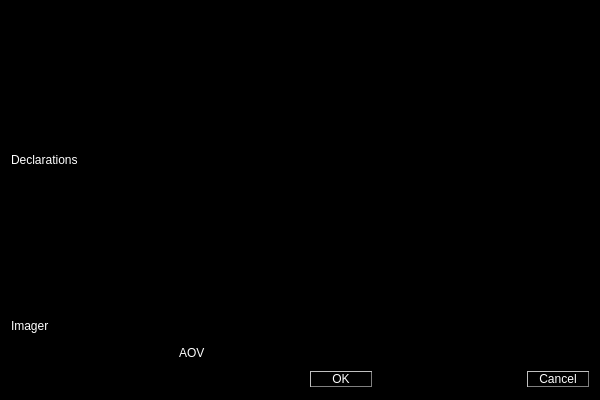
<?xml version="1.0" encoding="UTF-8"?>
<ui version="4.0">
 <class>ribBlockDialog</class>
 <widget class="QDialog" name="ribBlockDialog">
  <property name="geometry">
   <rect>
    <x>0</x>
    <y>0</y>
    <width>600</width>
    <height>400</height>
   </rect>
  </property>
  <property name="windowTitle">
   <string>Edit RIB</string>
  </property>
  <property name="styleSheet">
   <string notr="true">background-color: black;</string>
  </property>
  <layout class="QGridLayout" name="gridLayout">
   <item row="3" column="4">
    <widget class="QPushButton" name="cancelButton">
     <property name="styleSheet">
      <string notr="true">QPushButton {
  color: white;
  background-color: black;
  border-style: outset;
  border-width: 1px;
  border-color: gray;
  min-width: 60px;
 }</string>
     </property>
     <property name="text">
      <string>Cancel</string>
     </property>
    </widget>
   </item>
   <item row="3" column="3">
    <spacer name="horizontalSpacer">
     <property name="orientation">
      <enum>Qt::Horizontal</enum>
     </property>
     <property name="sizeHint" stdset="0">
      <size>
       <width>40</width>
       <height>20</height>
      </size>
     </property>
    </spacer>
   </item>
   <item row="3" column="2">
    <widget class="QPushButton" name="okButton">
     <property name="styleSheet">
      <string notr="true">QPushButton {
  color: white;
  background-color: black;
  border-style: outset;
  border-width: 1px;
  border-color: gray;
  min-width: 60px;
 }</string>
     </property>
     <property name="text">
      <string>OK</string>
     </property>
    </widget>
   </item>
   <item row="3" column="1">
    <spacer name="horizontalSpacer_2">
     <property name="orientation">
      <enum>Qt::Horizontal</enum>
     </property>
     <property name="sizeHint" stdset="0">
      <size>
       <width>40</width>
       <height>20</height>
      </size>
     </property>
    </spacer>
   </item>
   <item row="3" column="0">
    <spacer name="horizontalSpacer_3">
     <property name="orientation">
      <enum>Qt::Horizontal</enum>
     </property>
     <property name="sizeHint" stdset="0">
      <size>
       <width>40</width>
       <height>20</height>
      </size>
     </property>
    </spacer>
   </item>
   <item row="2" column="1" colspan="3">
    <widget class="QCheckBox" name="aovCheckBox">
     <property name="styleSheet">
      <string notr="true">color: white;</string>
     </property>
     <property name="text">
      <string>AOV</string>
     </property>
    </widget>
   </item>
   <item row="1" column="1" colspan="4">
    <widget class="QLineEdit" name="imagerLineEdit">
     <property name="styleSheet">
      <string notr="true">color: white;</string>
     </property>
    </widget>
   </item>
   <item row="0" column="1" colspan="4">
    <widget class="QPlainTextEdit" name="declarationsTextEdit">
     <property name="styleSheet">
      <string notr="true">color: white;</string>
     </property>
    </widget>
   </item>
   <item row="0" column="0">
    <widget class="QLabel" name="label">
     <property name="styleSheet">
      <string notr="true">color: white;</string>
     </property>
     <property name="text">
      <string>Declarations</string>
     </property>
    </widget>
   </item>
   <item row="1" column="0">
    <widget class="QLabel" name="label_2">
     <property name="styleSheet">
      <string notr="true">color: white;</string>
     </property>
     <property name="text">
      <string>Imager</string>
     </property>
    </widget>
   </item>
  </layout>
 </widget>
 <resources/>
 <connections/>
</ui>
